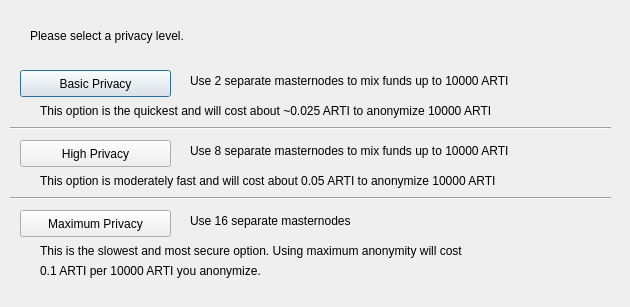
<?xml version="1.0" encoding="UTF-8"?>
<ui version="4.0">
 <class>ObfuscationConfig</class>
 <widget class="QDialog" name="ObfuscationConfig">
  <property name="geometry">
   <rect>
    <x>0</x>
    <y>0</y>
    <width>630</width>
    <height>307</height>
   </rect>
  </property>
  <property name="windowTitle">
   <string>Configure Obfuscation</string>
  </property>
  <widget class="QPushButton" name="buttonBasic">
   <property name="geometry">
    <rect>
     <x>20</x>
     <y>70</y>
     <width>151</width>
     <height>27</height>
    </rect>
   </property>
   <property name="text">
    <string>Basic Privacy</string>
   </property>
  </widget>
  <widget class="QPushButton" name="buttonHigh">
   <property name="geometry">
    <rect>
     <x>20</x>
     <y>140</y>
     <width>151</width>
     <height>27</height>
    </rect>
   </property>
   <property name="text">
    <string>High Privacy</string>
   </property>
  </widget>
  <widget class="QPushButton" name="buttonMax">
   <property name="geometry">
    <rect>
     <x>20</x>
     <y>210</y>
     <width>151</width>
     <height>27</height>
    </rect>
   </property>
   <property name="text">
    <string>Maximum Privacy</string>
   </property>
  </widget>
  <widget class="QLabel" name="label">
   <property name="geometry">
    <rect>
     <x>30</x>
     <y>20</y>
     <width>571</width>
     <height>31</height>
    </rect>
   </property>
   <property name="text">
    <string>Please select a privacy level.</string>
   </property>
  </widget>
  <widget class="QLabel" name="label_2">
   <property name="geometry">
    <rect>
     <x>190</x>
     <y>70</y>
     <width>421</width>
     <height>21</height>
    </rect>
   </property>
   <property name="text">
    <string>Use 2 separate masternodes to mix funds up to 10000 ARTI</string>
   </property>
  </widget>
  <widget class="QLabel" name="label_3">
   <property name="geometry">
    <rect>
     <x>190</x>
     <y>140</y>
     <width>411</width>
     <height>21</height>
    </rect>
   </property>
   <property name="text">
    <string>Use 8 separate masternodes to mix funds up to 10000 ARTI</string>
   </property>
  </widget>
  <widget class="QLabel" name="label_4">
   <property name="geometry">
    <rect>
     <x>190</x>
     <y>210</y>
     <width>421</width>
     <height>21</height>
    </rect>
   </property>
   <property name="text">
    <string>Use 16 separate masternodes</string>
   </property>
  </widget>
  <widget class="QLabel" name="label_6">
   <property name="geometry">
    <rect>
     <x>40</x>
     <y>100</y>
     <width>561</width>
     <height>21</height>
    </rect>
   </property>
   <property name="text">
    <string>This option is the quickest and will cost about ~0.025 ARTI to anonymize 10000 ARTI</string>
   </property>
  </widget>
  <widget class="QLabel" name="label_7">
   <property name="geometry">
    <rect>
     <x>40</x>
     <y>170</y>
     <width>561</width>
     <height>21</height>
    </rect>
   </property>
   <property name="text">
    <string>This option is moderately fast and will cost about 0.05 ARTI to anonymize 10000 ARTI</string>
   </property>
  </widget>
  <widget class="QLabel" name="label_8">
   <property name="geometry">
    <rect>
     <x>40</x>
     <y>240</y>
     <width>561</width>
     <height>21</height>
    </rect>
   </property>
   <property name="text">
    <string>This is the slowest and most secure option. Using maximum anonymity will cost</string>
   </property>
  </widget>
  <widget class="QLabel" name="label_9">
   <property name="geometry">
    <rect>
     <x>40</x>
     <y>260</y>
     <width>561</width>
     <height>21</height>
    </rect>
   </property>
   <property name="text">
    <string>0.1 ARTI per 10000 ARTI you anonymize.</string>
   </property>
  </widget>
  <widget class="Line" name="line">
   <property name="geometry">
    <rect>
     <x>10</x>
     <y>120</y>
     <width>601</width>
     <height>16</height>
    </rect>
   </property>
   <property name="orientation">
    <enum>Qt::Horizontal</enum>
   </property>
  </widget>
  <widget class="Line" name="line_2">
   <property name="geometry">
    <rect>
     <x>10</x>
     <y>190</y>
     <width>601</width>
     <height>16</height>
    </rect>
   </property>
   <property name="orientation">
    <enum>Qt::Horizontal</enum>
   </property>
  </widget>
 </widget>
 <resources/>
 <connections/>
</ui>
